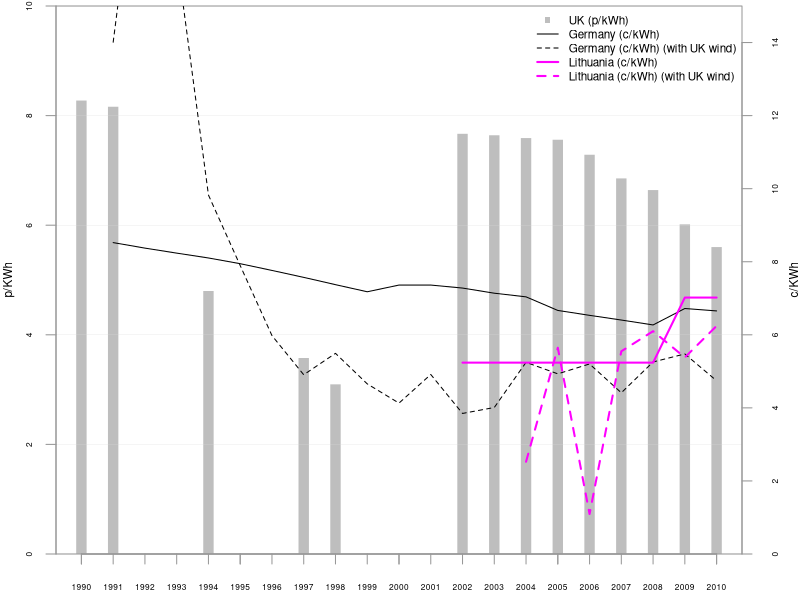

Recreate this plot in R.
####################
#
#	Title:  Anticipated price of wind energy (1990 - 2010)
#	Source: Calculations and assumptions: Buttler and Neuhoff (2008, 2004). EUROSTAT (nrg_113a, nrg_1072). [Previous calculations]
#	Notes: 
# Units: p/KWh and c/KWh (in 2003 price)
# Dependencies: fig_expected-average-remuneration.R (DE.PMT.csv, LT.PMT.csv, UK.PMT.csv).
#
####################

#library(ggplot2)
#library(reshape2)

# LOAD THE DATA
data.DE.PMT = read.csv("DE.PMT.csv") # in c/KWh
data.LT.PMT = read.csv("LT.PMT.csv") # in c/KWh
data.UK.PMT = read.csv("UK.PMT.csv") # in p/KWh

data.capacity = read.csv("eurostat-nrg_113a_capacity-wind-MW.csv")
data.production = read.csv("eurostat-nrg_1072_production-wind-GWh.csv") # this is in GWh so late we have to multiply with 1000 to get it in MWh.

data.streg.prices = read.csv("lauber-mez_streg-prices.csv") # in Pfennig/KWh
data.nffo.prices2 = read.csv("mitchell_nffo-prices.csv") # in p/KWh
#data.nffo.prices = read.csv("nfpa_average-NFFO-prices.csv") # What specificly is wrong with these numbers ?
#colnames(data.nffo.prices) <- c("NFFO","Years", "Price")

data.rpi.UK = read.csv("ons_mm23_rpi.csv") # index (January 1987=100)
data.rpi.DE = read.csv("destatis_WZ08-47_rpi.csv") # index (2005=100)
data.ppi = read.csv("eurostat-sts_inpp_a_producerpriceindex.csv") # index (2005=100)
  
# Parameters
Discount.rate = 0.08 # 8%
Exchange.rate.GBP = 1.5 # GBP/EUR
Exchange.rate.pfennig =  0.51 # EUR-cent per Pfennig
DE.FIT.initial.fee = 9.1 # c/KWh. From EEG 2000.
DE.FIT.basic.fee = 6.17 # c/KWh. From EEG 2000.
Pool.price.UK = 1.5 # p/KWh. Why not same pool price for NFFO and ROC ???
Future.inflation.rate = 0.0196 # 1.96% annually. From Butler and Neuhoff calculations. Assumption: ECB target of just below 2%. And identical in all three countries.

# Time range
years = c(1990:2010)
# years.StrEG = years[1:10]

# Creating empty components that we will fill content into later
NFFO.cash.flow = matrix(NA, ncol = nrow(data.nffo.prices2), nrow = 20) # p/KWh
StrEG.cash.flow = matrix(NA, ncol = length(years[1:10]), nrow = 20) # c/KWh
colnames(NFFO.cash.flow) = data.nffo.prices2$Year
colnames(StrEG.cash.flow) = years[1:10]


#####
# Fixing base years of the indecies
#####

# We deflate each value in the cash flow, to the price index in the corresponding year. For years after 2011 we assume the same fixed inflation rate for all countries (1.96%)

# This function changes the base of of an index. Required: the new base year, list of years and corresponding list of index values (as old base year).
SET.BASE.YEAR = function(base.year, list.years, list.index){
  i = match(base.year, list.years) # finds the row number that corresponds to the base.year
  df = cbind(list.years, lapply(list.index, function(x){x/list.index[i]*100}) ) # recaulculating index values
  colnames(df) = c("Years", paste("Index (",base.year,"=100)", sep = "") )
  df # return data frame with years and index.
}

UK.2003.rpi = SET.BASE.YEAR(2003, data.rpi.UK$X, data.rpi.UK$CHAW)
DE.2003.rpi = SET.BASE.YEAR(2003, data.rpi.DE$X, data.rpi.DE[,2])

# Extending the price indecies from 2012-2040, using the fixed inflation rates.

UK.2003.rpi.extended = matrix(NA, ncol = 2, nrow = (nrow(UK.2003.rpi)+(2040-2011)) )
colnames(UK.2003.rpi.extended) = c("Years", "Index")
for(i in 1:nrow(UK.2003.rpi.extended)) {
  if(i <= nrow(UK.2003.rpi)) {
    UK.2003.rpi.extended[,1][[i]] = UK.2003.rpi[,1][[i]]
    UK.2003.rpi.extended[,2][[i]] = UK.2003.rpi[,2][[i]]
  } else {
    UK.2003.rpi.extended[,1][[i]] = UK.2003.rpi.extended[,1][[i-1]] + 1
    UK.2003.rpi.extended[,2][[i]] = UK.2003.rpi.extended[,2][[i-1]] * (1+Future.inflation.rate)
  }
}

DE.2003.rpi.extended = matrix(NA, ncol = 2, nrow = (nrow(DE.2003.rpi)+(2040-2011)) )
colnames(DE.2003.rpi.extended) = c("Years", "Index")
for(i in 1:nrow(DE.2003.rpi.extended)) {
  if(i <= nrow(DE.2003.rpi)) {
    DE.2003.rpi.extended[,1][[i]] = DE.2003.rpi[,1][[i]]
    DE.2003.rpi.extended[,2][[i]] = DE.2003.rpi[,2][[i]]
  } else {
    DE.2003.rpi.extended[,1][[i]] = DE.2003.rpi.extended[,1][[i-1]] + 1
    DE.2003.rpi.extended[,2][[i]] = DE.2003.rpi.extended[,2][[i-1]] * (1+Future.inflation.rate)
  }
}



#####
# StrEG cash flow
#####

# Using the StrEG prices (90% of consumer electricity prices), we fill in each year with its respective price.
# For years after 1999 where the StrEG system has been terminated and therefore exsist no StrEG price:
# We will assume 4 years with initial fee (the min. in EEG 2000), and the remaining years with basic fee. This is similar to (but not mentioned in) Butler and Neuhoff (2008). This has been found by method of trial-and-error.
# EEG 2000: Operation time of prior installation is halved (min. 4 years). After that follow same reduction of rate rules as new installations.
for(i in 1:20) { # for each year after build (row)
  for(j in 2:length(years[1:10])) { # for each build year (coloumn). 
    # Note: we have no infomation on the StrEG prices in 1990, but have for 2000 - Butler and Neuhoff (2008) have for 1990 (for 2000 it is unknown wheter they use EEG or StrEG prices) - so we start our for-loop at 2 (1991) ???
    # Maybe Butler and Neuhoff (2008), made a "mistake" here, by using 1991-StrEG prices in 1990, and so on ???
    if( ((i-1)+(j-1)) <= length(data.streg.prices$StrEG) ) { # if we have a StrEG price for the given year (1991-2000).
      # StrEG prices are in pfennig - calculating it as EURO-cent.
      StrEG.cash.flow[i,j] = data.streg.prices$StrEG[[((i-1)+(j-1))]]*Exchange.rate.pfennig # c/KWh
    } else {
      if(i <= (length(data.streg.prices$StrEG)+4)-(j-1)+1) { # if in the first 4 years after StrEG (2001-2005), then pay initial fee from EEG 2000.
        StrEG.cash.flow[i,j] = DE.FIT.initial.fee # c/KWh
      } else { # if not in the first 4 years after StrEG (2001-2005), then pay basic fee from EEG 2000.
        StrEG.cash.flow[i,j] = DE.FIT.basic.fee # c/KWh
      }
    }
    
  }
}

# Price adjust
for(i in 1:20) { # for each year after build (row)
  for(j in 2:length(years[1:10])) { # for each build year (coloumn). 
    StrEG.cash.flow[i,j] = StrEG.cash.flow[i,j] / DE.2003.rpi.extended[,2][((i-1)+(j-1))] * 100
  }
}


#####
# NFFO cash flow
#####

# Calculating weigthed average contract price (weights are number of contracts in subband and non-subband)
# Setting the number of non-subbadn contracts to 1 instead of NA such that the weighted average works.
data.nffo.prices2$Projects[1:2] = 1
# Replace NA values with 0:
data.nffo.prices2[is.na(data.nffo.prices2)] = 0
# Calculate average price: (Price * Project + Price.Subband * Project.Subband) / (Project + Project.Subband)
NFFO.weighted.prices = cbind(data.nffo.prices2[1:2], apply(data.nffo.prices2, 1, function(x){ (x[3]*x[5]+x[4]*x[6])/(x[5]+x[6]) }))
colnames(NFFO.weighted.prices) = c("NFFO", "Year", "Price")
      
for(i in 1:20) { # for each year after build (row)
  for(j in 1:nrow(data.nffo.prices2)) { # for each build year (coloumn). 
    
    if(j == 1 && i <= 8) { # If NFFO1 and before 1998 then NFFO1 price
      NFFO.cash.flow[i,j] = NFFO.weighted.prices$Price[[j]]
    } else if(j == 2 && i <= 7) { # If NFFO2 and before 1998 then NFFO2 price
      NFFO.cash.flow[i,j] = NFFO.weighted.prices$Price[[j]]
    } else if(j > 2 && i <= 15) { # If NFFO3-5 then NFFO3-5 prices for first 15 years.
      NFFO.cash.flow[i,j] = NFFO.weighted.prices$Price[[j]]
    } else { # otherwise pay pool price
      NFFO.cash.flow[i,j] = Pool.price.UK 
    }
    
  }
}

# Price adjust
#a = c("START:")
for(i in 1:20) { # for each year after build (row)
  for(j in 1:nrow(data.nffo.prices2)) { # for each build year (coloumn). 
    y = match(colnames(NFFO.cash.flow)[[j]], UK.2003.rpi.extended[,1]) # finding the offset for each NFFO year
    #a = append(a, UK.2003.rpi.extended[,1][(i-1)+y])
    NFFO.cash.flow[i,j] = NFFO.cash.flow[i,j] / UK.2003.rpi.extended[,2][(i-1)+y] * 100
  }
  #a = append(a, "###")
}
#a

#####
# Calculating Net Present Value and correspoding Payment
#####

NPV = function(i, N) {
  SUM = 0
  for(t in 1:length(N)) {
    SUM = SUM + N[[t]]/((1+i)^t)
  }
  SUM # returns the SUM
}

PMT = function(i, n, PV) {
  PV / ( (1 - (1/(1 + i)^n)) / i ) # Returns payment
}  

# calculating NPV for each year
StrEG.NPV = sapply(colnames(StrEG.cash.flow), function(x){NPV(Discount.rate, StrEG.cash.flow[, x])} ) 
NFFO.NPV = sapply(colnames(NFFO.cash.flow), function(x){NPV(Discount.rate, NFFO.cash.flow[, x])} )

# calculating Payment for each year
StrEG.PMT = lapply(StrEG.NPV, function(x){PMT(Discount.rate, 20, x)} ) 
NFFO.PMT = lapply(NFFO.NPV, function(x){PMT(Discount.rate, 20, x)} )


#####
# Merging NFFO wtih ROC and StrEG with EEG
#####

NFFO.PMT.temp = cbind(data.nffo.prices2$Year, NFFO.PMT)
colnames(data.UK.PMT) = c("Years","UK.PMT")
colnames(NFFO.PMT.temp) = c("Years","UK.PMT") # needs identical colomnames inorder to merge
rownames(NFFO.PMT.temp) = NULL # resets row names
UK.PMT = rbind(NFFO.PMT.temp ,data.UK.PMT)

StrEG.PMT.temp = cbind(years[1:10], StrEG.PMT) 
colnames(data.DE.PMT) = c("Years","DE.PMT")
colnames(StrEG.PMT.temp) = c("Years","DE.PMT") # needs identical colomnames inorder to merge
rownames(StrEG.PMT.temp) = NULL # resets row names
DE.PMT = rbind(StrEG.PMT.temp, data.DE.PMT)


#####
# Scale to UK wind resources
#####

# From Butler and Neuhoff (2008): "If, for example, [wind-]output is 20% higher, then the price paid per MWh can be reduced by 20% while maintaining the same revenue stream for the project and creating little additional maintenance costs."
DE.wind.scalefactor = cbind(data.production$X, (data.production$Germany/data.capacity$Germany*1000) / (data.production$United.Kingdom/data.capacity$United.Kingdom*1000) )
colnames(DE.wind.scalefactor) = c("Years", "Share")
LT.wind.scalefactor = cbind(data.production$X, (data.production$Lithuania/data.capacity$Lithuania*1000) / (data.production$United.Kingdom/data.capacity$United.Kingdom*1000) )
colnames(LT.wind.scalefactor) = c("Years", "Share")

# Manual restricting time period to 1991-2010 for both lists.
DE.PMT.windadjusted = cbind(DE.PMT[2:21,1], as.numeric(DE.PMT[2:21,2])*as.numeric(DE.wind.scalefactor[1:20,2])) # c/KWh, RPI price adjusted (2003=100). And adjusted relative to the higher wind speeds in UK.
# Manual restricting time period to 2004-2010 for both lists.
LT.PMT.windadjusted = cbind(data.LT.PMT[3:9,1], as.numeric(data.LT.PMT[3:9,2])*as.numeric(LT.wind.scalefactor[15:21,2])) # c/KWh, RPI price adjusted (2003=100). And adjusted relative to the higher wind speeds in UK.


#####
# Plotting
#####

pdf(file="fig_anticipated-price-energy.pdf", height=3, width=5)

par(mar=c(2,2.5,0,2.6)+.3, yaxs='i') # margin, and y-axis start at y=0
plot(x=UK.PMT[1:14,1], y=UK.PMT[1:14,2], axes=FALSE, col="gray", type="h", lwd=10, lend="square", xlab="", ylab="", ylim=range(0,10))
abline(h=c(0,2,4,6,8,10), col="#D9D9D9", lwd=0.3)
mtext("p/KWh",side=2, line=2, cex=0.7)
axis(1, labels=FALSE, col="#989898")
axis(1, at=years, cex.axis=0.5, col="#989898")
axis(2, cex.axis=0.5, col="#989898")
par(new=TRUE) # plot the following using the secondary axis: 
plot(x=c(1990, DE.PMT[2:21,1]), y=c(NA, DE.PMT[2:21,2]), axes=FALSE, type="l", xaxt="n", yaxt="n", xlab="", ylab="", ylim=range(0,10*Exchange.rate.GBP))
box(col="#989898")
lines(x=DE.PMT.windadjusted[,1], y=DE.PMT.windadjusted[,2], lty="dashed", lwd=1)
lines(x=data.LT.PMT[1:9,1], y=data.LT.PMT[1:9,2], col="#FF00FF", lwd=2)
lines(x=LT.PMT.windadjusted[,1], y=LT.PMT.windadjusted[,2], col="#FF00FF", lty="dashed", lwd=2)
axis(4, cex.axis=0.5, col="#989898") # add secondary axis
mtext("c/KWh", side=4, line=2, cex=0.7)
legend("topright", legend=c("UK (p/kWh)","Germany (c/kWh)", "Germany (c/kWh) (with UK wind)", "Lithuania (c/kWh)", "Lithuania (c/kWh) (with UK wind)"), col=c("grey","black","black","#FF00FF","#FF00FF"), lty = c(NA,"solid","dashed","solid","dashed"), pch = c(15, NA, NA, NA, NA), lwd=c(20, 1, 1, 2, 2), cex=0.7, bty="n")

dev.off()
